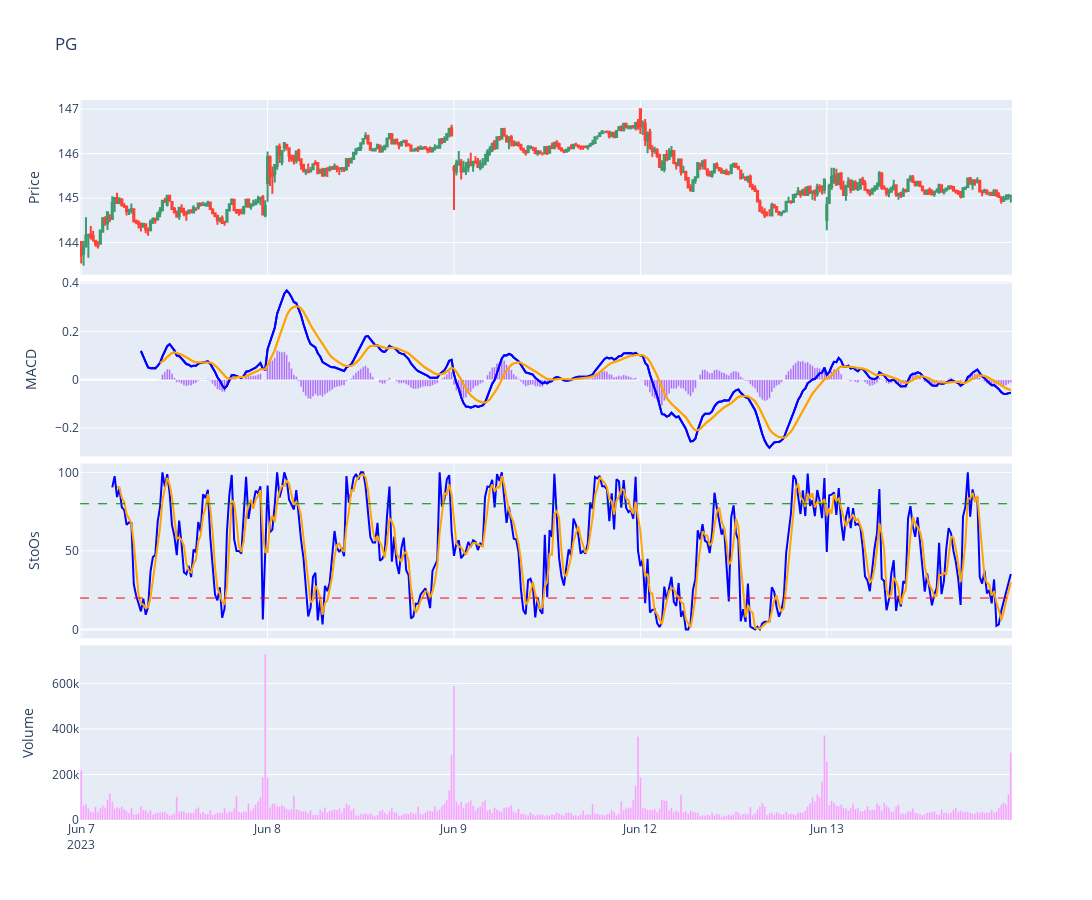

Here is the notebook cell this chart was saved with:
### Code cell
plot_macd_stoch("PG", "5d", "5m")

### Figure 1 — Plotly figure (JSON) as saved in the notebook; plotly's stock layout.template omitted (floating-point values rounded to 4 significant figures; data arrays with more than 128 entries replaced by an {"elided": "..."} marker saying what was removed)
{"data": [{"close": {"elided": "390 float values"}, "high": {"elided": "390 float values"}, "low": {"elided": "390 float values"}, "open": {"elided": "390 float values"}, "x": {"elided": "390 str values"}, "type": "candlestick", "xaxis": "x", "yaxis": "y"}, {"line": {"color": "blue", "width": 2}, "x": {"elided": "390 str values"}, "y": {"elided": "390 float values"}, "type": "scatter", "xaxis": "x2", "yaxis": "y2"}, {"line": {"color": "orange", "width": 2}, "x": {"elided": "390 str values"}, "y": {"elided": "390 float values"}, "type": "scatter", "xaxis": "x2", "yaxis": "y2"}, {"x": {"elided": "390 str values"}, "y": {"elided": "390 float values"}, "type": "bar", "xaxis": "x2", "yaxis": "y2"}, {"line": {"color": "blue", "width": 2}, "x": {"elided": "390 str values"}, "y": {"elided": "390 float values"}, "type": "scatter", "xaxis": "x2", "yaxis": "y2"}, {"line": {"color": "orange", "width": 2}, "x": {"elided": "390 str values"}, "y": {"elided": "390 float values"}, "type": "scatter", "xaxis": "x2", "yaxis": "y2"}, {"line": {"color": "blue", "width": 2}, "x": {"elided": "390 str values"}, "y": {"elided": "390 float values"}, "type": "scatter", "xaxis": "x3", "yaxis": "y3"}, {"line": {"color": "orange", "width": 2}, "x": {"elided": "390 str values"}, "y": {"elided": "390 float values"}, "type": "scatter", "xaxis": "x3", "yaxis": "y3"}, {"x": {"elided": "390 str values"}, "y": {"elided": "390 int values"}, "type": "bar", "xaxis": "x4", "yaxis": "y4"}], "layout": {"xaxis": {"anchor": "y", "domain": [0, 1], "matches": "x4", "showticklabels": false, "rangeslider": {"visible": false}, "rangebreaks": [{"bounds": ["sat", "mon"]}, {"bounds": [16, 9.5], "pattern": "hour"}]}, "yaxis": {"anchor": "x", "domain": [0.7575, 1], "title": {"text": "Price"}}, "xaxis2": {"anchor": "y2", "domain": [0, 1], "matches": "x4", "showticklabels": false}, "yaxis2": {"anchor": "x2", "domain": [0.505, 0.7475], "title": {"text": "MACD"}}, "xaxis3": {"anchor": "y3", "domain": [0, 1], "matches": "x4", "showticklabels": false}, "yaxis3": {"anchor": "x3", "domain": [0.2525, 0.495], "title": {"text": "StoOs"}}, "xaxis4": {"anchor": "y4", "domain": [0, 1]}, "yaxis4": {"anchor": "x4", "domain": [0, 0.2425], "title": {"text": "Volume"}}, "shapes": [{"line": {"color": "red", "dash": "dash", "width": 1}, "type": "line", "x0": 0, "x1": 1, "xref": "x3 domain", "y0": 20, "y1": 20, "yref": "y3"}, {"line": {"color": "green", "dash": "dash", "width": 1}, "type": "line", "x0": 0, "x1": 1, "xref": "x3 domain", "y0": 80, "y1": 80, "yref": "y3"}], "title": {"text": "PG"}, "height": 900, "width": 1200, "showlegend": false}}
